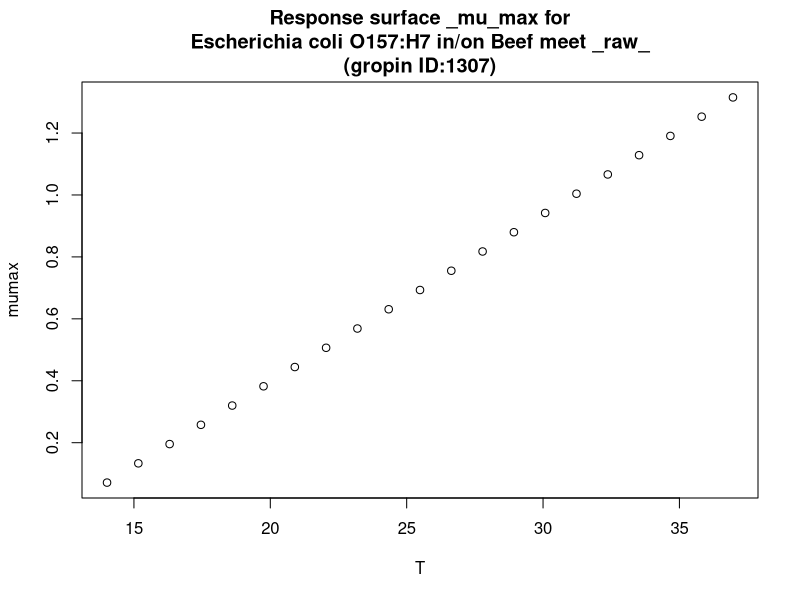

The R source for this figure:
#############################
# start of Parameter script
#############################
T <- seq(14.014,36.963036963037,length.out=21)
#############################
# end of Parameter script
#############################
############################# 
# start of Model script Gropin ID 1307 
#############################
 
# constant coefficients for this model
 
variables <- data.frame(T)
argumentsPar <- unique.data.frame(expand.grid(variables))
 
# heart of the model
response_surface <- function(T) {
   mumax <-0.0542*(T-12.7)

	return(mumax=mumax)
} 

# output parameters
responseSurface <- cbind(argumentsPar,response_surface(argumentsPar['T']))
colnames(responseSurface) <- c(colnames(argumentsPar),'mumax')
#############################
# End of Model script
#############################
############################# 
# start of Visualisation script Gropin ID 1307 
#############################
titleText <-'Response surface _mu_max for
Escherichia coli O157:H7 in/on Beef meet _raw_
(gropin ID:1307)'
plot(T,responseSurface$'mumax',xlab='T',
                          ylab='mumax',main=titleText)
#############################
# End of Visualisation script
#############################
